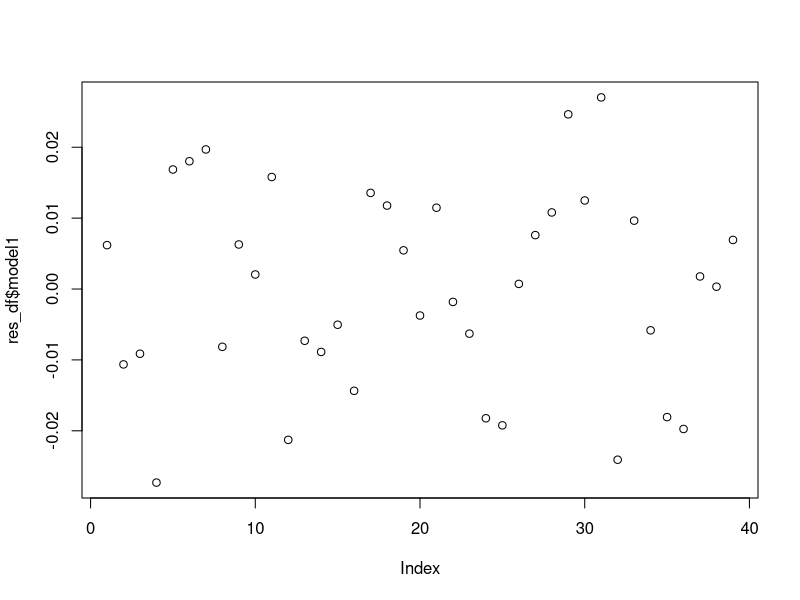
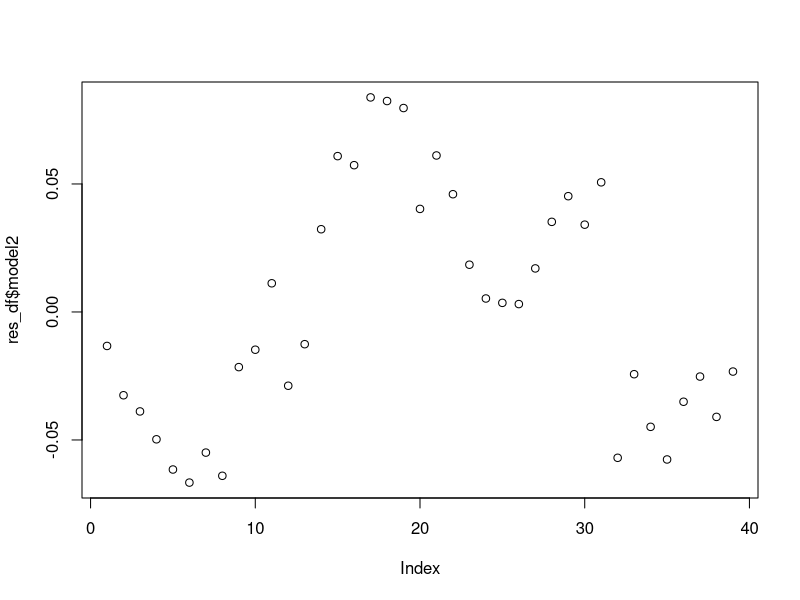
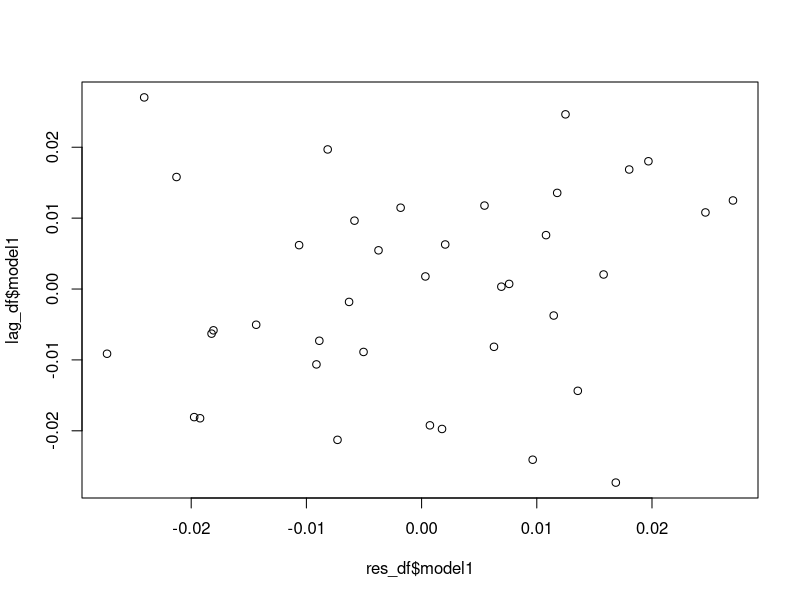
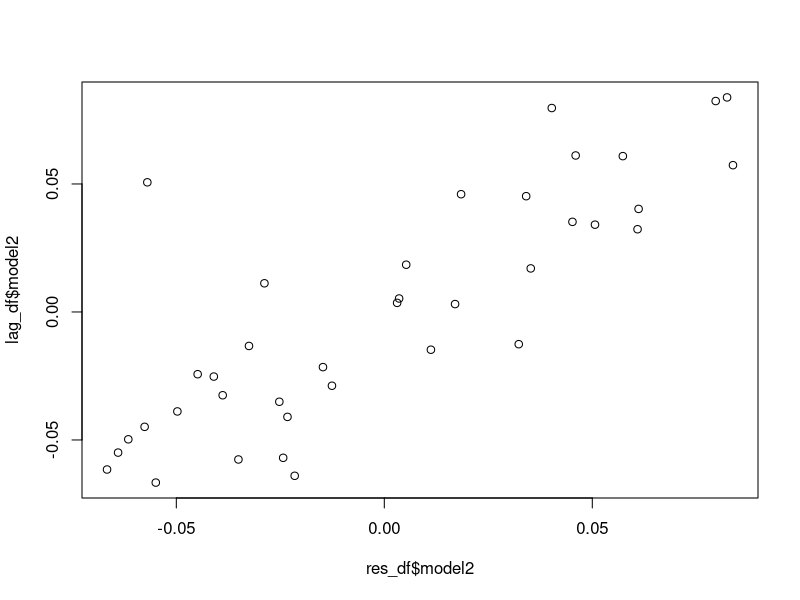
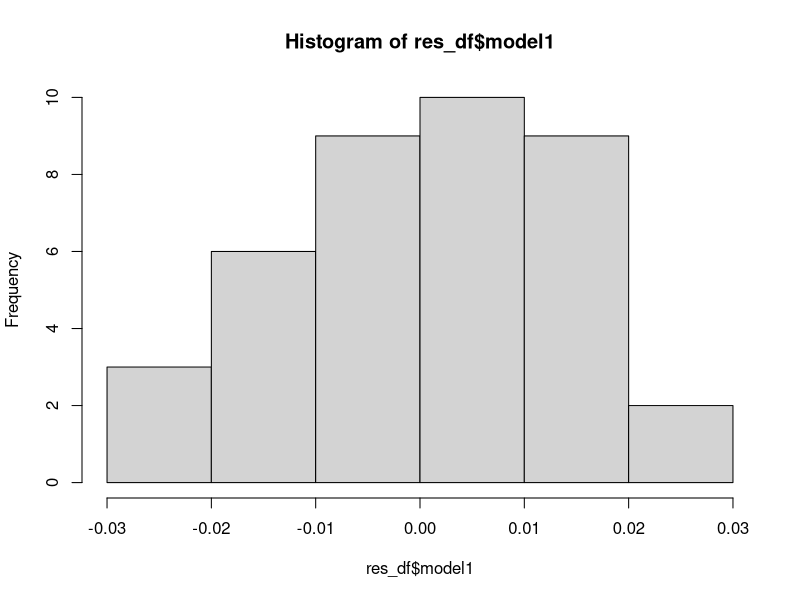
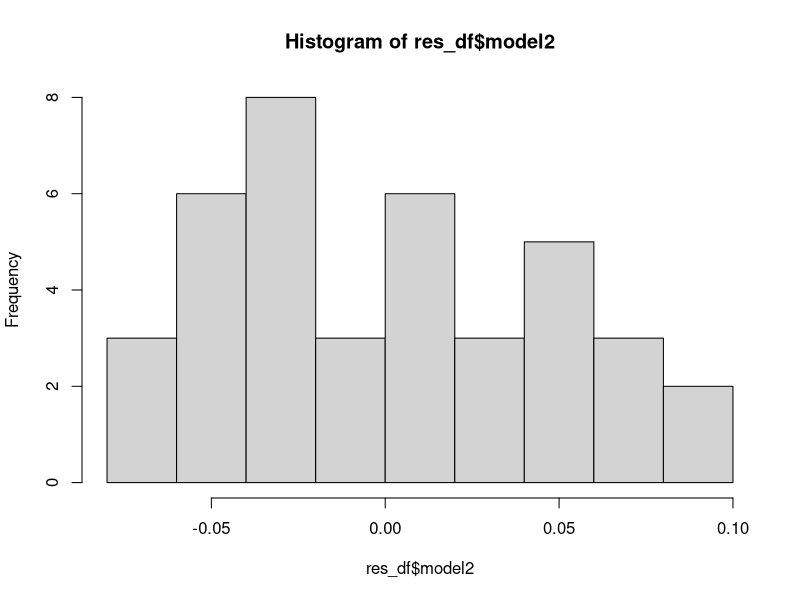

These figures' R source, in order: (Note: this script raises an error after producing the figures.)
### Autocorrelation Screencast ###

# Packages ----------------------------------------------------------------
library(car)

# Import Data -------------------------------------------------------------
data(freeny)
help(freeny)

# Models ------------------------------------------------------------------
model1 <- lm(data = freeny, y ~ price.index + income.level + market.potential)
summary(model1)

model2 <- lm(data = freeny, y ~ price.index )
summary(model2)

# Plotting Residuals ------------------------------------------------------
res_df = data.frame(time = as.numeric(time(freeny$y)),
                     model1 = as.numeric(residuals(model1)),
                     model2 = as.numeric(residuals(model2)))

## Residuals time plot
plot(res_df$model1)
plot(res_df$model2)

n <- nrow(freeny)

lag_df <- data.frame(time = as.numeric(time(freeny$y)),
                     model1 = c(NA, res_df$model1[1:(n-1)]),
                     model2 = c(NA, res_df$model2[1:(n-1)]))

## Residuals vs. lagged residuals
plot(res_df$model1, lag_df$model1)
plot(res_df$model2, lag_df$model2)
# model 2 autocorrelation due to omitted parket potential

## Histogram
hist(res_df$model1)
hist(res_df$model2)


# Autocorrelation Testing -------------------------------------------------
## Durbin-Watson Test

dwt(model1,  alternative = "two.sided")
dwt(model1,  alternative = "positive")
dwt(model1,  alternative = "negative")

dwt(model2,  alternative = "positive")
dwt(model2,  alternative = "two.sided")
# positive autocorrelation for model 2 due to autocorrelated omitted vairable


## Breusch-Godfrey Test
bgtest(model1, order = 1)
bgtest(model2, order = 1)

bgtest(model1, order = 2)
bgtest(model2, order = 2)

# Autocorrelation Correction ----------------------------------------------
vcov(model2)
vcovHAC(model2)
coeftest(model2, vcov = vcovHAC(model2))
